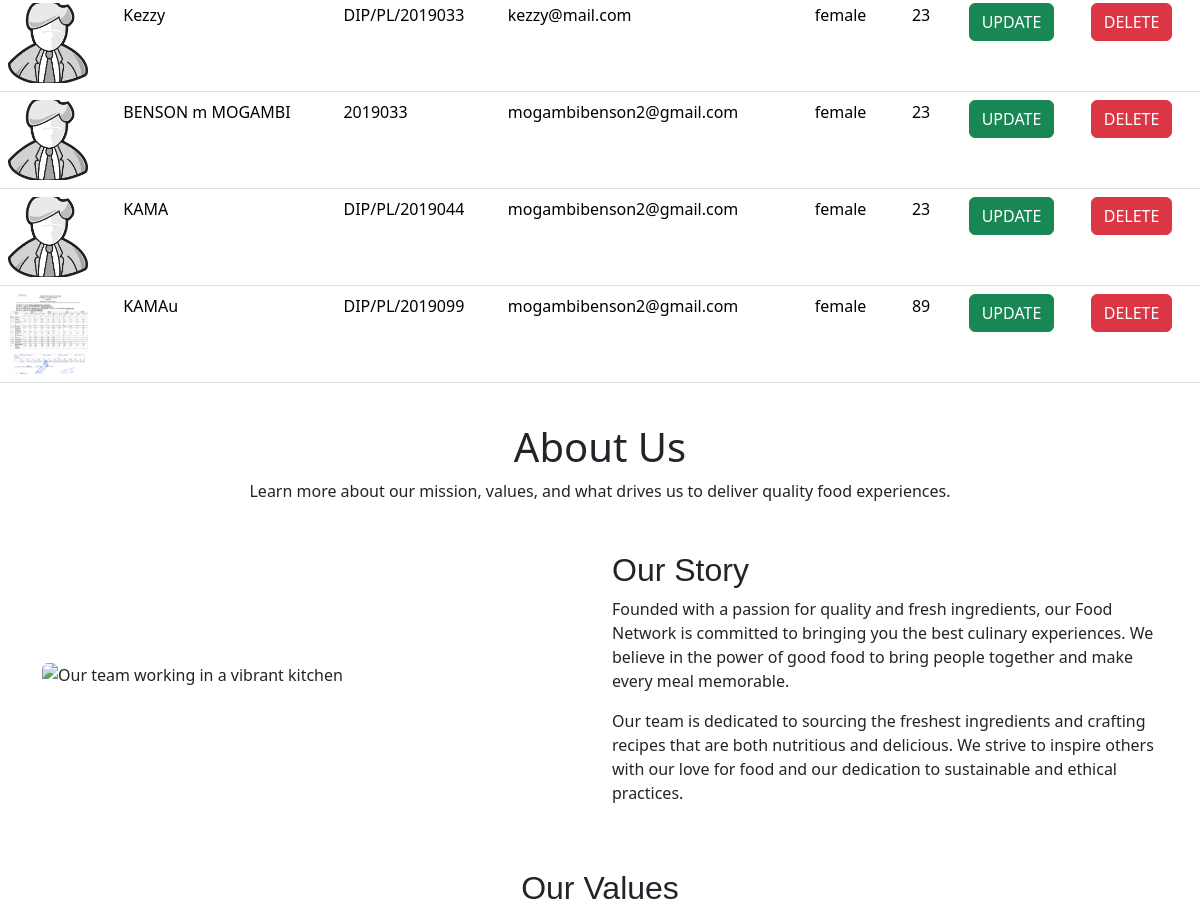
The page /customers/about/ (middle part) on the database as committed earlier.
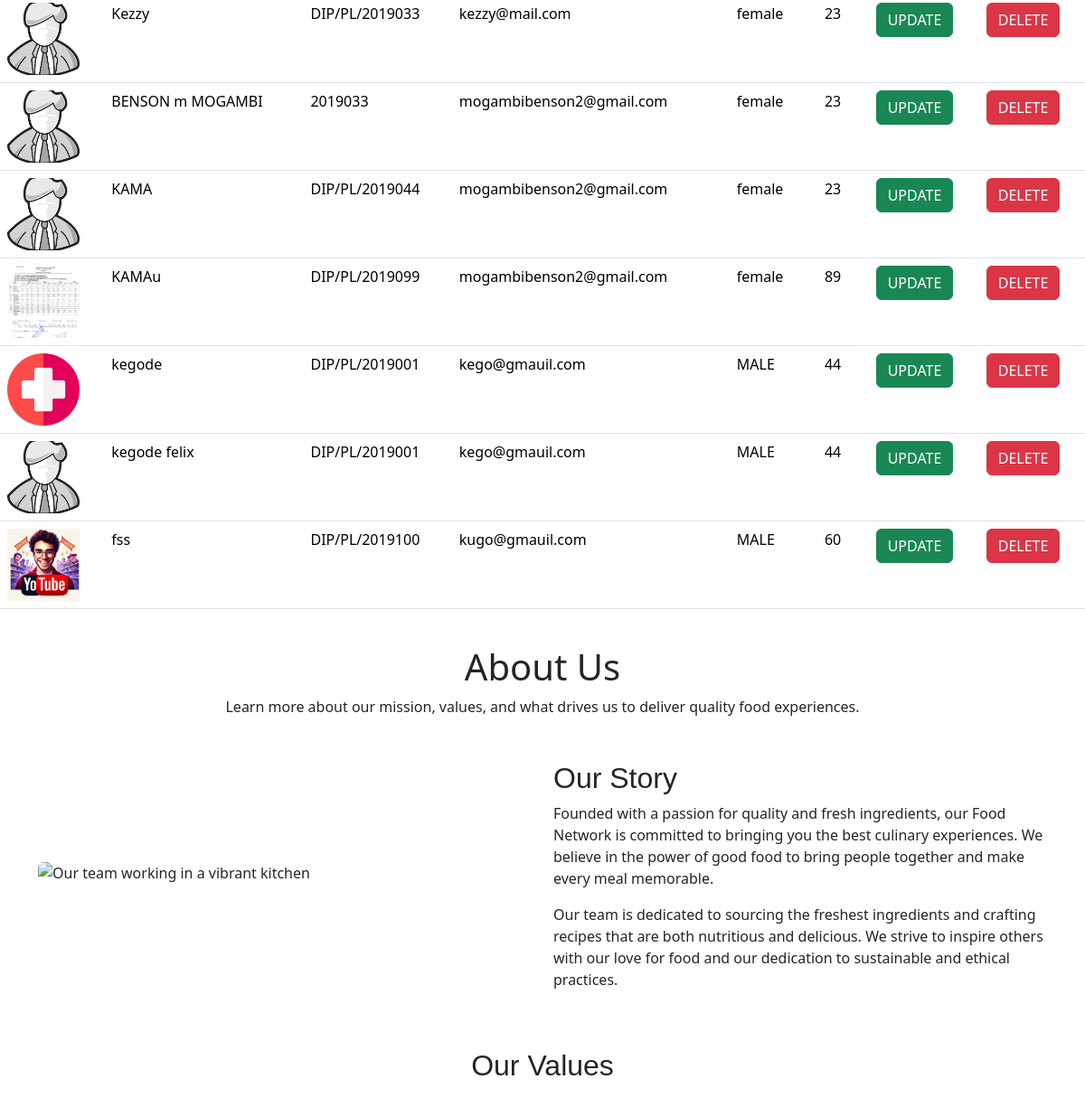
The same page on the database as committed later.
### customers/models.py (models this page shows, shortened)
class Customer(models.Model):
    image= models.ImageField(upload_to='customers_images/', blank=True)
    name = models.CharField(max_length=22)
    admissions = models.CharField(max_length=22, validators=[
            RegexValidator(
                regex=r'^DIP/PL/\d{7}$',
                message='Admission must be in the format DIP/PL/XXXXXXX (7 digits).',
                code='invalid_admission'),],)
    email = models.CharField(max_length=25)
    gender = models.CharField(max_length=22)
    age = models.IntegerField()

### customers/views.py (the view)
# urls.py: path('about/', views.about, name='about'),
def about(request):
    data = Customer.objects.all()
    context = {'data': data}
    return render(request, 'about.html', context)

### customers/templates/about.html (shortened to what this page needs)
{% extends 'base.html' %}
{% load static %}
{% block content %}
<table class="table">
  <tbody>
  {% for customer in data  %}
  <tr>
    <td>
      {% if customer.image %}
      <img src="{{ customer.image.url }}" alt="{{ customer.name }}" style="width: 80px; height: 80px; object-fit: cover">
      {% else %}
      <img src="{% static 'images/placeholder.png' %}" alt="no image" style="width: 80px; height: 80px; object-fit: cover">
      {% endif  %}
    </td>
    <td>{{ customer.name }}</td>
    <td>{{ customer.admissions }}</td>
    <td>{{ customer.email }}</td>
    <td>{{ customer.gender }}</td>
    <td>{{ customer.age }}</td>
    <td><a href="{% url 'update' customer.id %}" class="btn btn-success" type="button">UPDATE</a></td>
    <td><a href="{% url 'delete' customer.id %}" class="btn btn-danger" type="button"
           onclick="return confirm('Are you sure you want to delete customer')">DELETE</a></td>
  </tr>
  {% endfor  %}
  </tbody>
</table>
<h1 class="text-center mt-4">About Us</h1>
<p class="text-center mb-5">Learn more about our mission, values, and what drives us to deliver quality food experiences.</p>
<div class="container">
  <div class="row align-items-center">
    <div class="col-md-6 mb-4">
      <img src="https://cdn.pixabay.com/photo/2016/03/05/20/07/abstract-1238657_1280.jpg" class="img-fluid rounded" alt="Our team working in a vibrant kitchen">
    </div>
    <div class="col-md-6">
      <h2>Our Story</h2>
      <p>Founded with a passion for quality and fresh ingredients, our Food Network is committed to bringing you the best culinary experiences. We believe in the power of good food to bring people together and make every meal memorable.</p>
      <p>Our team is dedicated to sourcing the freshest ingredients and crafting recipes that are both nutritious and delicious. We strive to inspire others with our love for food and our dedication to sustainable and ethical practices.</p>
    </div>
  </div>
  <div class="row mt-5">
    <div class="col">
      <h2 class="text-center mb-4">Our Values</h2>
    </div>
  </div>
</div>
{% endblock %}

Rows that differ between the two databases and show on the page:
added Customer: image (picture), name "kegode", admissions "DIP/PL/2019001", email "kego@gmauil.com", gender "MALE", age "44"
added Customer: name "kegode felix", admissions "DIP/PL/2019001", email "kego@gmauil.com", gender "MALE", age "44"
added Customer: image (picture), name "fss", admissions "DIP/PL/2019100", email "kugo@gmauil.com", gender "MALE", age "60"
